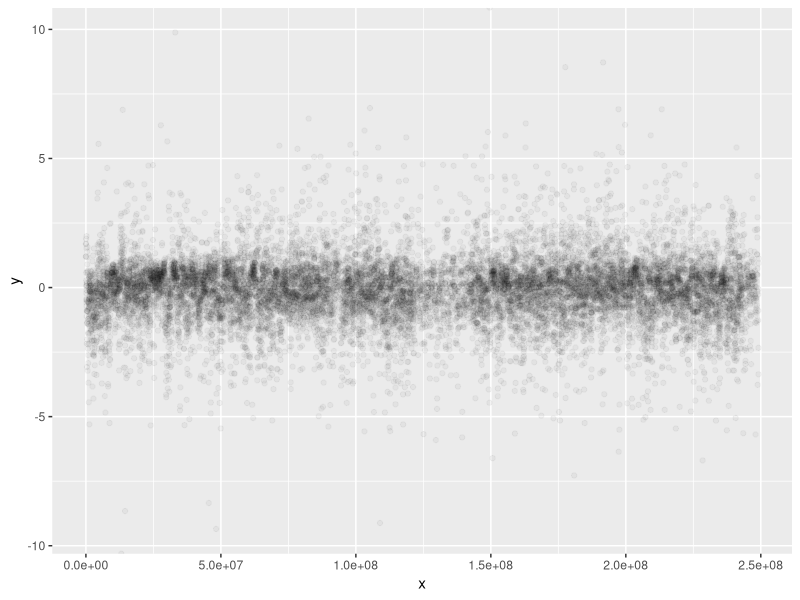
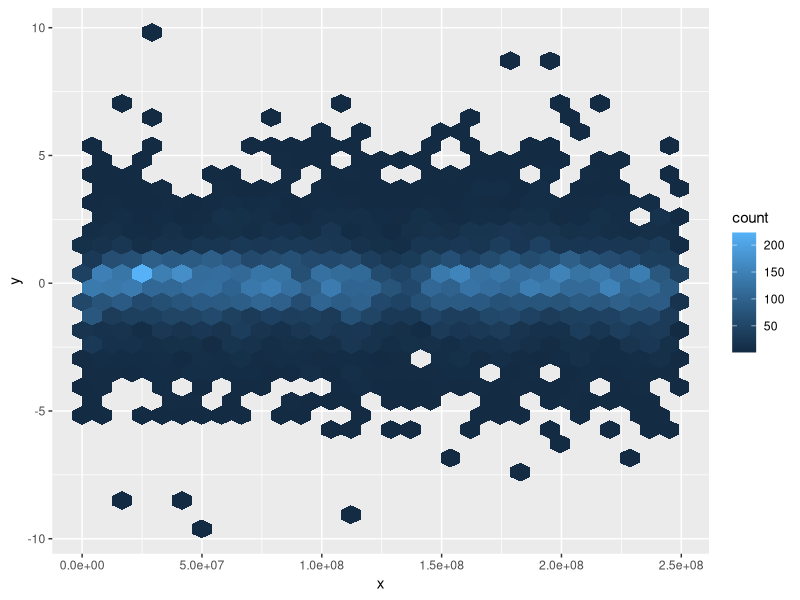
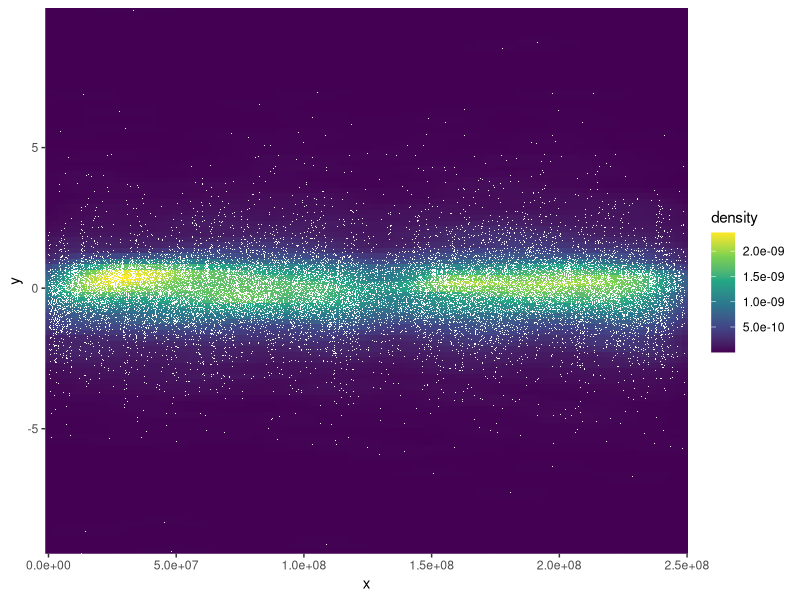

Source code (R) for these figures, in order:
library(ggplot2)

#I take the input from the .tsv file, it is a 15488x5 matrix 
input = read.table(file = 'SCONES_test.tsv', sep = '\t', header = TRUE)

#I do the ratio element by element between last and second to last column
ratio = input[,5] / input[,4]

#I realize that the ratio may be negative as well, so I take the absolute value in order to avoid problems of existence
logratio = log(abs(ratio))


vector = data.frame(x = input[,2], y = logratio)

# At first I tried using the basic plot function, but the result was terrible because there are way too many points. 
# I found the library ggplot which seems really mainstream. I have a lot of alternatives:

# Plotting all the points with with very high transparency 
ggplot(vector, aes(x, y)) +
  geom_point(alpha = 0.04)

# Hexagonal binning, which seems appropriate because I have a lot of points. 
ggplot(vector,aes(x=x,y=y)) + stat_binhex()


# Density heatmap ( I like this a lot. )
ggplot(vector, aes(x, y)) +
  stat_density_2d(aes(fill = ..density..), geom = 'raster', contour = FALSE) +       
  scale_fill_viridis_c() +
  coord_cartesian(expand = FALSE) +
  geom_point(shape = '.', col = 'white')
